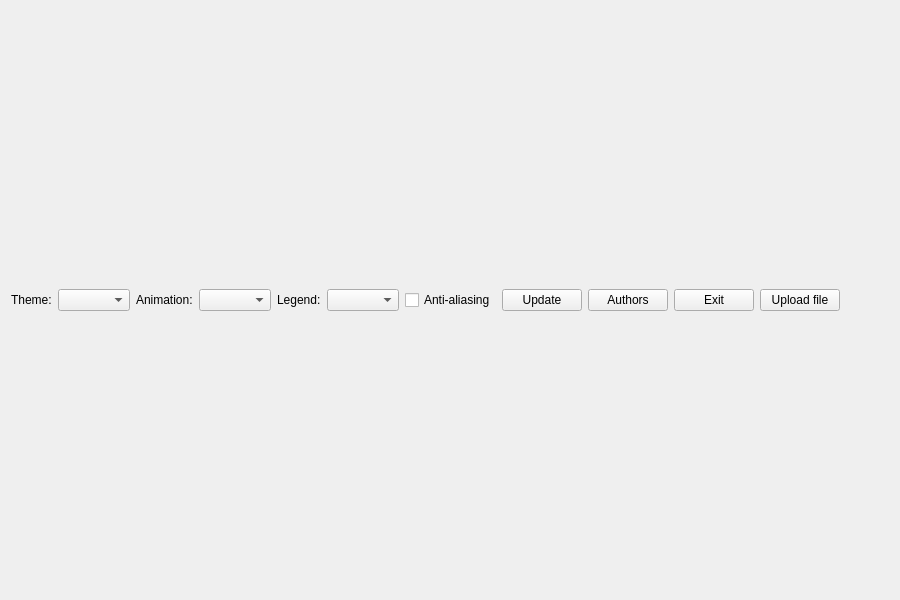
<?xml version="1.0" encoding="UTF-8"?>
<ui version="4.0">
 <class>ThemeWidgetForm</class>
 <widget class="QWidget" name="ThemeWidgetForm">
  <property name="geometry">
   <rect>
    <x>0</x>
    <y>0</y>
    <width>900</width>
    <height>600</height>
   </rect>
  </property>
  <layout class="QGridLayout" name="gridLayout">
   <item row="0" column="0" colspan="3">
    <layout class="QHBoxLayout" name="horizontalLayout">
     <item>
      <widget class="QLabel" name="themeLabel">
       <property name="text">
        <string>Theme:</string>
       </property>
      </widget>
     </item>
     <item>
      <widget class="QComboBox" name="themeComboBox"/>
     </item>
     <item>
      <widget class="QLabel" name="animatedLabel">
       <property name="text">
        <string>Animation:</string>
       </property>
      </widget>
     </item>
     <item>
      <widget class="QComboBox" name="animatedComboBox"/>
     </item>
     <item>
      <widget class="QLabel" name="legendLabel">
       <property name="text">
        <string>Legend:</string>
       </property>
      </widget>
     </item>
     <item>
      <widget class="QComboBox" name="legendComboBox"/>
     </item>
     <item>
      <widget class="QCheckBox" name="antialiasCheckBox">
       <property name="text">
        <string>Anti-aliasing</string>
       </property>
       <property name="checked">
        <bool>false</bool>
       </property>
      </widget>
     </item>
     <item>
      <widget class="QPushButton" name="btnUpdate">
       <property name="text">
        <string>Update</string>
       </property>
      </widget>
     </item>
     <item>
      <widget class="QPushButton" name="btnLoad">
       <property name="text">
        <string>Authors</string>
       </property>
      </widget>
     </item>
     <item>
      <widget class="QPushButton" name="btnExit">
       <property name="text">
        <string>Exit</string>
       </property>
      </widget>
     </item>
     <item>
      <widget class="QPushButton" name="pushButton">
       <property name="text">
        <string>Upload file</string>
       </property>
      </widget>
     </item>
     <item>
      <spacer name="horizontalSpacer">
       <property name="orientation">
        <enum>Qt::Horizontal</enum>
       </property>
       <property name="sizeHint" stdset="0">
        <size>
         <width>40</width>
         <height>20</height>
        </size>
       </property>
      </spacer>
     </item>
    </layout>
   </item>
  </layout>
 </widget>
 <resources/>
 <connections>
  <connection>
   <sender>themeComboBox</sender>
   <signal>currentIndexChanged(int)</signal>
   <receiver>ThemeWidgetForm</receiver>
   <slot>updateUI()</slot>
   <hints>
    <hint type="sourcelabel">
     <x>20</x>
     <y>20</y>
    </hint>
    <hint type="destinationlabel">
     <x>20</x>
     <y>20</y>
    </hint>
   </hints>
  </connection>
  <connection>
   <sender>antialiasCheckBox</sender>
   <signal>toggled(bool)</signal>
   <receiver>ThemeWidgetForm</receiver>
   <slot>updateUI()</slot>
   <hints>
    <hint type="sourcelabel">
     <x>20</x>
     <y>20</y>
    </hint>
    <hint type="destinationlabel">
     <x>20</x>
     <y>20</y>
    </hint>
   </hints>
  </connection>
  <connection>
   <sender>legendComboBox</sender>
   <signal>currentIndexChanged(int)</signal>
   <receiver>ThemeWidgetForm</receiver>
   <slot>updateUI()</slot>
   <hints>
    <hint type="sourcelabel">
     <x>20</x>
     <y>20</y>
    </hint>
    <hint type="destinationlabel">
     <x>20</x>
     <y>20</y>
    </hint>
   </hints>
  </connection>
  <connection>
   <sender>animatedComboBox</sender>
   <signal>currentIndexChanged(int)</signal>
   <receiver>ThemeWidgetForm</receiver>
   <slot>updateUI()</slot>
   <hints>
    <hint type="sourcelabel">
     <x>20</x>
     <y>20</y>
    </hint>
    <hint type="destinationlabel">
     <x>20</x>
     <y>20</y>
    </hint>
   </hints>
  </connection>
 </connections>
 <slots>
  <slot>updateUI()</slot>
 </slots>
</ui>
